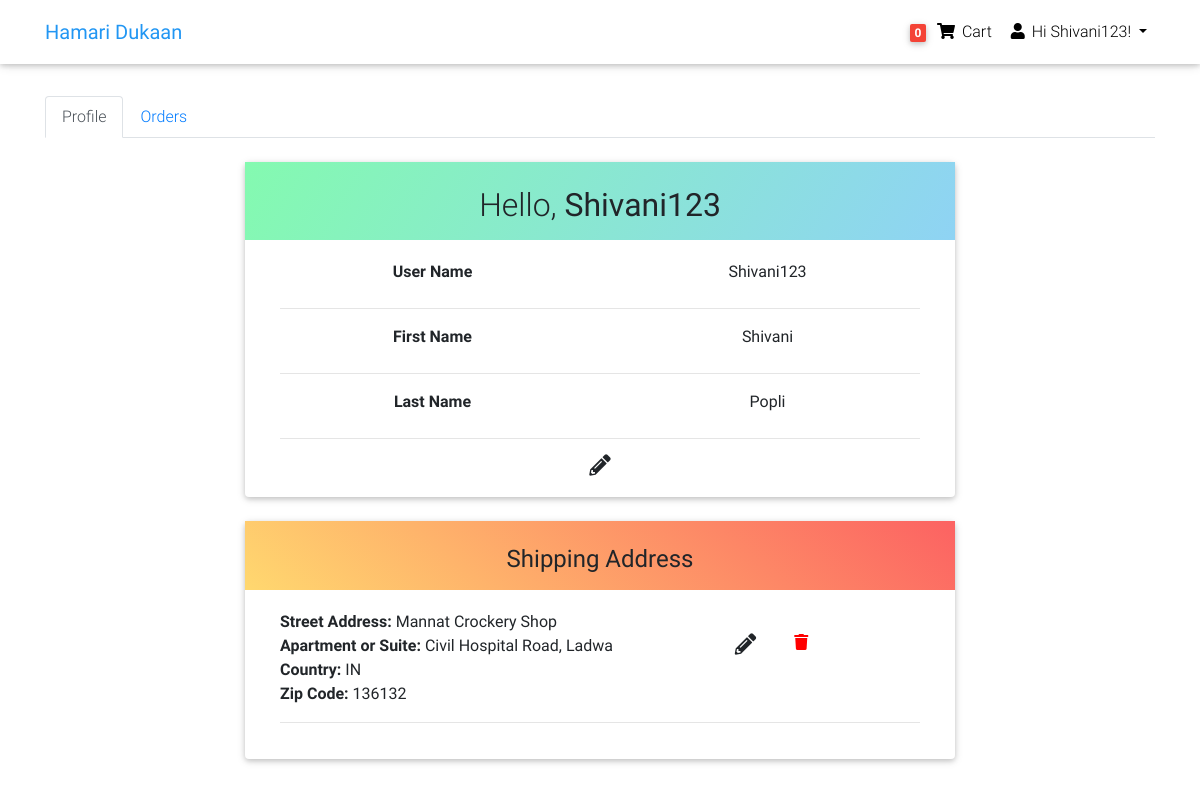
The page /order-history/ (signed in) on the database its author committed.
### core/models.py (models this page shows, shortened)
class Order(models.Model):
    user = models.ForeignKey(settings.AUTH_USER_MODEL,
                             on_delete=models.CASCADE)
    ref_code = models.CharField(max_length=20, blank=True, null=True)
    items = models.ManyToManyField(OrderItem)
    start_date = models.DateTimeField(auto_now_add=True)
    ordered_date = models.DateTimeField()
    ordered = models.BooleanField(default=False)
    shipping_address = models.ForeignKey(
        'Address', related_name='shipping_address', on_delete=models.SET_NULL, blank=True, null=True)
    billing_address = models.ForeignKey(
        'Address', related_name='billing_address', on_delete=models.SET_NULL, blank=True, null=True)
    payment = models.ForeignKey(
        'Payment', on_delete=models.SET_NULL, blank=True, null=True)
    coupon = models.ForeignKey(
        'Coupon', on_delete=models.SET_NULL, blank=True, null=True)
    being_delivered = models.BooleanField(default=False)
    received = models.BooleanField(default=False)
    refund_requested = models.BooleanField(default=False)
    refund_granted = models.BooleanField(default=False)
    '''
    1. Item added to cart
    2. Adding a billing address
    (Failed checkout)
    3. Payment
    (Preprocessing, processing, packaging etc.)
    4. Being delivered
    5. Received
    6. Refunds
    '''

class Address(models.Model):
    user = models.ForeignKey(settings.AUTH_USER_MODEL,
                             on_delete=models.CASCADE)
    street_address = models.CharField(max_length=100)
    apartment_address = models.CharField(max_length=100)
    country = CountryField(multiple=False)
    zip = models.CharField(max_length=100)
    address_type = models.CharField(max_length=1, choices=ADDRESS_CHOICES)
    default = models.BooleanField(default=False)
    class Meta:
        verbose_name_plural = 'Addresses'

### core/views.py (the view)
# urls.py: path('order-history/', order_history.as_view(), name='order-history'),
class order_history(LoginRequiredMixin, View):
    def get(self, *args, **kwargs):
        model = Item
        try:
            order = Order.objects.filter(user=self.request.user, ordered=True)
            addresses = Address.objects.filter(user=self.request.user,address_type="S")
            form = AddressForm()
            context = {
                'form': form,
                'object': order,
                'model': model,
                'addresses': addresses,
                'iterator': functools.partial(next, itertools.count())
            }
            return render(self.request, 'order_history.html', context)
        except ObjectDoesNotExist:
            messages.warning(self.request, "You do not have any item on Wishlist")
            return redirect("/")

### core/templatetags/cart_template_tags.py (called while the page is built)
@register.filter
def cart_item_count(user):
    if user.is_authenticated:
        qs = Order.objects.filter(user=user, ordered=False)
        if qs.exists():
            return qs[0].items.count()
    return 0

@register.filter
def wishlist_item_count(user):
    if user.is_authenticated:
        qs = Wishlist.objects.filter(user=user)
        if qs.exists():
            return qs.count()
    return 0

### templates/order_history.html (shortened to what this page needs)
-{% extends "base.html" %}
{% load cart_template_tags %}
{% block content %}
  <main>
    <section class="container">
        <ul class="nav nav-tabs" id="myTab" role="tablist">
          <li class="nav-item">
            <a class="nav-link active" id="profile-tab" data-toggle="tab" href="#profile" role="tab" aria-controls="profile"
              aria-selected="false">Profile</a>
          </li>
          <li class="nav-item">
            <a class="nav-link" id="home-tab" data-toggle="tab" href="#home" role="tab" aria-controls="home"
              aria-selected="true">Orders</a>
          </li>
        </ul>
        <div class="tab-content" id="myTabContent">
          <div class="tab-pane fade show active" id="profile" role="tabpanel" aria-labelledby="profile-tab">
<section id="cards" class="text-center">
            <div class="container">
            <div class="row justify-content-md-center">
              <br>
              <br>
            <div class="col-8">
              <br>
                <div class="card card-cascade">
                  <div class="view view-cascade gradient-card-header tempting-azure-gradient">
                    <br>
                    <h2 class="card-header-title mb-3">Hello, <strong class="text-propercase">{{ user.get_username|title }}</strong>
                    </h2>
                  </div>
                  <div class="card-body card-body-cascade text-center">
                      <div class="container">
                        <div class="row">
                          <dt class="col-sm">User Name</dt>
                          <dd class="col-sm">{{user|title}}</dd></div>
                    <hr>
                                            <div class="row">
                          <dt class="col-sm">First Name</dt>
                          <dd class="col-sm">{{user.first_name|title}}</dd></div>
                               <hr>
                                                <div class="row">
                          <dt class="col-sm">Last Name</dt>
                          <dd class="col-sm">{{user.last_name|title}}</dd></div>
                    <hr>
                    <a class="px-2 fa-lg email-ic" data-toggle="modal" data-target="#modalDefaultContactForm"><i class="fa fa-pencil-alt"> </i></a>
                  </div>
              </div>
                </div>
                </div>
              </div>
              </div>
</section>
<section id="address" class="text-center">
            <div class="container">
            <div class="row justify-content-md-center">
              <br>
              <br>
            <div class="col-8">
              <br>
                <div class="card card-cascade">
                  <div class="view view-cascade gradient-card-header peach-gradient">
                    <br>
                    <h4 class="card-header-title mb-3"><strong class="text-propercase">Shipping Address</strong>
                    </h4>
                  </div>
                  <div class="card-body card-body-cascade text-left">
                      <div class="container">{% for address in addresses %}
                        <div class="row">
                          <div class="col-12 col-sm-6 col-lg-8">
                              {% if address.street_address|length > 0 %}
                                <b>Street Address:</b> {{ address.street_address }}<br>
                            {% endif %}
                            {% if address.apartment_address|length > 0 %}
                                <b>Apartment or Suite:</b> {{ address.apartment_address }}<br>
                            {% endif %}
                          {% if address.country|length > 0 %}
                            <b>Country:</b> {{ address.country }}<br>
                        {% endif %}
                              {% if address.zip|length > 0 %}
                                <b>Zip Code:</b> {{ address.zip }}<br>
                            {% else %}
                                None
                            {% endif %}
      </div>
                            <div class="col-md-1"><br><div class="text-left"><a class="px-2 fa-lg email-ic" title="Edit" data-toggle="modal" data-target="#addressForm{{address.id}}"><i class="fa fa-pencil-alt"> </i></a>
                                </div> </div>
                             <div class="col-md-1"><br><div class="text-right"><a style='color: red;' href="{% url 'core:remove-address' address.id %}">
                <i class="fas fa-trash" data-toggle="tooltip" data-placement="top"
  title="Delete"></i>
            </a></p></div>
                        </div>
                        </div>
                    <hr>
{% endfor %}
                  </div>
              </div>
                </div>
                </div>
              </div>
              </div>
</section>
          </div>
        </div>
 </section>
  </main>
{% endblock content %}

### templates/navbar.html (shortened to what this page needs)
{% load cart_template_tags %}
<nav class="mb-1 navbar fixed-top navbar-expand-lg navbar-light white scrolling-navbar">
      <div class="container">
    <a class="navbar-brand" href="/"><strong class="blue-text">Hamari Dukaan</strong></a>
    <div class="collapse navbar-collapse" id="navbarSupportedContent-4">
      <ul class="navbar-nav ml-auto">
        {% if request.user.is_authenticated %}
        <li class="nav-item">
          <a class="nav-link" href="{% url 'core:order-summary' %}">
            <span class="badge red z-depth-1 mr-1"> {{ request.user|cart_item_count }} </span>
            <i class="fas fa-shopping-cart"></i> Cart</a>
        </li>
        <li class="nav-item dropdown">
          <a class="nav-link dropdown-toggle" id="navbarDropdownMenuLink-4" data-toggle="dropdown"
            aria-haspopup="true" aria-expanded="false">
            <i class="fas fa-user"></i> Hi {{ user.get_username|title }}! </a>
        </li>
        {% endif %}
      </ul></div>
    </div>
</nav>

### templates/base.html (style rules this page uses)
html, body, header, .carousel { height: 60vh; }

### rows shown on the page
Address: street_address "Mannat Crockery Shop", apartment_address "Civil Hospital Road, Ladwa", country "IN", zip "136132"

### other values the page prints
{{ request.user|cart_item_count }} "0"
{{ user.get_username|title }} "Shivani123"
{{ user|title }} "Shivani123"
{{ user.first_name|title }} "Shivani"
{{ user.last_name|title }} "Popli"
